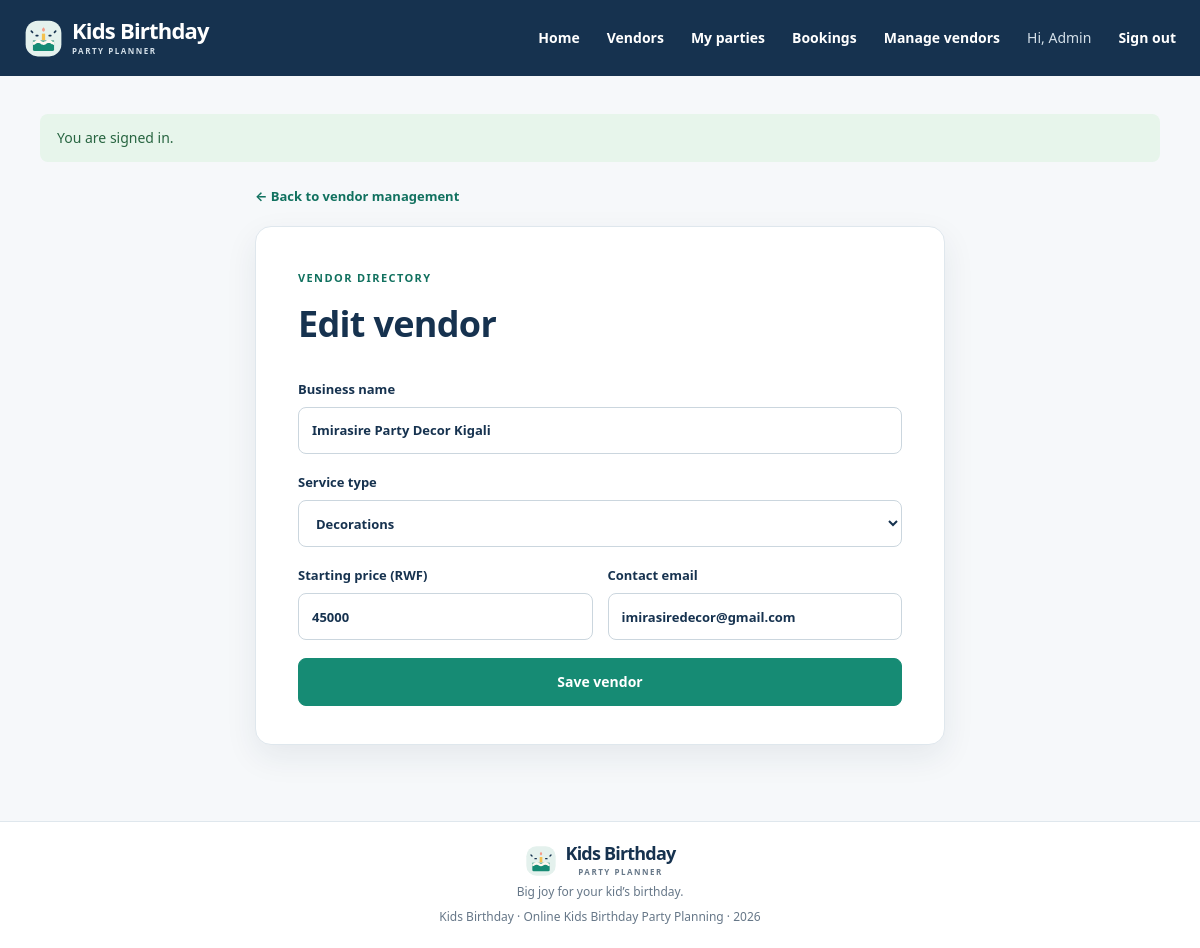
Screenshot of /index.php?r=vendors/edit&id=2 (signed in) with the database file from the repository.
### tables this page shows
CREATE TABLE IF NOT EXISTS users (
    user_id INT UNSIGNED NOT NULL AUTO_INCREMENT,
    username VARCHAR(80) NOT NULL,
    email VARCHAR(190) NOT NULL,
    password_hash VARCHAR(255) NOT NULL,
    role ENUM('parent', 'admin') NOT NULL DEFAULT 'parent',
    created_at TIMESTAMP NOT NULL DEFAULT CURRENT_TIMESTAMP,
    PRIMARY KEY (user_id),
    UNIQUE KEY uq_users_email (email)
);

CREATE TABLE IF NOT EXISTS vendors (
    vendor_id INT UNSIGNED NOT NULL AUTO_INCREMENT,
    name VARCHAR(120) NOT NULL,
    service_type ENUM('Cake', 'Decorations', 'Entertainment', 'Photography') NOT NULL,
    price DECIMAL(7,0) UNSIGNED NOT NULL,
    contact_email VARCHAR(190) NOT NULL,
    PRIMARY KEY (vendor_id),
    KEY idx_vendors_service_type (service_type),
    KEY idx_vendors_name (name)
);

### app/Core/helpers.php (called while the page is built, shortened)
<?php
function db(): PDO
{
    return Database::connection();
}
function e($value): string
{
    return htmlspecialchars((string) $value, ENT_QUOTES | ENT_SUBSTITUTE, 'UTF-8');
}
function form_value(string $key, $default = ''): string
{
    return is_scalar($default) || $default === null ? (string) $default : '';
}
function current_user(): ?array
{
    return $_SESSION['user'] ?? null;
}
function render(string $view, array $data = []): void
{
    extract($data, EXTR_SKIP);
    $viewFile = __DIR__ . '/../Views/' . $view . '.php';
    require __DIR__ . '/../Views/layout/header.php';
    require $viewFile;
    require __DIR__ . '/../Views/layout/footer.php';
}
function take_flashes(): array
{
    $messages = $_SESSION['flash'] ?? [];
    return $messages;
}
function request_id(): int
{
    return filter_input(INPUT_GET, 'id', FILTER_VALIDATE_INT) ?: 0;
}

### app/Controllers/VendorController.php (called while the page is built, shortened)
<?php
final class VendorController
{
    public static function edit(): void
    {
        $vendor = Vendor::find(request_id());
        render('vendors/form', ['title' => 'Edit vendor', 'vendor' => $vendor, 'errors' => []]);
    }
}

### config/database.php (called while the page is built)
<?php
return [
    'host' => getenv('DB_HOST') ?: '127.0.0.1',
    'port' => getenv('DB_PORT') ?: '3306',
    'database' => getenv('DB_NAME') ?: 'kids_party_planner',
    'username' => getenv('DB_USER') ?: 'root',
    'password' => getenv('DB_PASS') !== false ? getenv('DB_PASS') : '',
    'charset' => 'utf8mb4',
];

### app/Core/Database.php (called while the page is built, shortened)
<?php
final class Database
{
    private static ?PDO $connection = null;
    public static function connection(): PDO
    {
        if (self::$connection === null) {
            $config = require dirname(__DIR__, 2) . '/config/database.php';
            $dsn = sprintf(
                'mysql:host=%s;port=%s;dbname=%s;charset=%s',
                $config['host'],
                $config['port'],
                $config['database'],
                $config['charset']
            );
            self::$connection = new PDO($dsn, $config['username'], $config['password'], [
                PDO::ATTR_ERRMODE => PDO::ERRMODE_EXCEPTION,
                PDO::ATTR_DEFAULT_FETCH_MODE => PDO::FETCH_ASSOC,
                PDO::ATTR_EMULATE_PREPARES => false,
            ]);
        }
        return self::$connection;
    }
}

### app/Models/User.php (called while the page is built, shortened)
<?php
final class User
{
    public static function find(int $id): ?array
    {
        $statement = db()->prepare('SELECT user_id, username, email, role, created_at FROM users WHERE user_id = ?');
        $statement->execute([$id]);
        $user = $statement->fetch();
        return $user ?: null;
    }
}

### app/bootstrap.php (called while the page is built, shortened)
<?php
require_once __DIR__ . '/Core/Database.php';
require_once __DIR__ . '/Core/helpers.php';
require_once __DIR__ . '/Models/User.php';
require_once __DIR__ . '/Models/Vendor.php';
require_once __DIR__ . '/Controllers/VendorController.php';
if (!empty($_SESSION['user'])) {
    $sessionUser = User::find((int) $_SESSION['user']['user_id']);
}

### app/Models/Vendor.php (called while the page is built, shortened)
<?php
final class Vendor
{
    public static function find(int $id): ?array
    {
        $statement = db()->prepare('SELECT vendor_id, name, service_type, price, contact_email FROM vendors WHERE vendor_id = ?');
        $statement->execute([$id]);
        $vendor = $statement->fetch();
        return $vendor ?: null;
    }
}

### app/Views/vendors/form.php (the view, shortened to what this page needs)
<?php $formData = $values ?? $vendor ?? []; $editing = !empty($vendor); ?>
<section class="narrow-section">
    <a class="back-link" href="index.php?r=vendors/manage">← Back to vendor management</a>
    <div class="form-panel panel-wide">
        <span class="eyebrow">VENDOR DIRECTORY</span><h1><?= $editing ? 'Edit vendor' : 'Add a vendor' ?></h1>
        <form method="post" action="index.php?r=vendors/<?= $editing ? 'update' : 'store' ?>" class="stack-form" data-client-validation>
            <label>Business name<input type="text" name="name" value="<?= e(form_value('name', $formData['name'] ?? '')) ?>" required minlength="2" maxlength="120"></label>
            <label>Service type<select name="service_type" required>
                <?php foreach (Vendor::SERVICE_TYPES as $type): ?>
                    <option value="<?= e($type) ?>" <?= form_value('service_type', $formData['service_type'] ?? '') === $type ? 'selected' : '' ?>><?= e($type) ?></option>
                <?php endforeach; ?>
            </select></label>
            <div class="form-row">
                <label>Starting price (RWF)<input type="number" name="price" value="<?= e(form_value('price', $formData['price'] ?? '')) ?>" required min="0" max="9999999" step="1"></label>
                <label>Contact email<input type="email" name="contact_email" value="<?= e(form_value('contact_email', $formData['contact_email'] ?? '')) ?>" required maxlength="190"></label>
            </div>
            <button class="button" type="submit"><?= $editing ? 'Save vendor' : 'Add vendor' ?></button>
        </form>
    </div>
</section>

### app/Views/layout/header.php (shortened to what this page needs)
<?php $flashes = take_flashes(); ?>
<!doctype html>
<html lang="en">
<head>
    <link rel="stylesheet" href="assets/css/style.css?v=2">
</head>
<body>
<header class="site-header">
    <div class="nav-wrap">
        <a class="brand" href="index.php?r=home" aria-label="Kids Birthday home">
            <img class="brand-mark" src="assets/images/birthday-mark.svg" alt="">
            <span class="brand-copy"><span class="brand-name">Kids Birthday</span><span class="brand-caption">PARTY PLANNER</span></span>
        </a>
        <nav class="main-nav" id="main-navigation" aria-label="Main navigation">
            <a href="index.php?r=home">Home</a>
            <a href="index.php?r=vendors">Vendors</a>
            <?php if (current_user()): ?>
                <a href="index.php?r=parties">My parties</a>
                <a href="index.php?r=bookings">Bookings</a>
                <?php if (current_user()['role'] === 'admin'): ?>
                    <a href="index.php?r=vendors/manage">Manage vendors</a>
                <?php endif; ?>
                <a class="nav-user" href="index.php?r=profile" title="Your profile">Hi, <?= e(current_user()['role'] === 'admin' ? 'Admin' : current_user()['username']) ?></a>
                <form class="nav-logout" method="post" action="index.php?r=logout">
                    <button class="link-button" type="submit">Sign out</button>
                </form>
            <?php else: ?>
                <a href="index.php?r=login">Sign in</a>
                <a class="button button-small" href="index.php?r=register">Get started</a>
            <?php endif; ?>
        </nav>
    </div>
</header>
<main class="main-content" id="main-content">
    <?php foreach ($flashes as $flash): ?>
        <div class="flash flash-<?= e($flash['type']) ?>" role="status"><?= e($flash['message']) ?></div>
    <?php endforeach; ?>

### assets/css/style.css (style rules this page uses)
:root { --ink: #16324f; --muted: #667788; --accent: #168b74; --accent-dark: #11715f; --accent-soft: #e5f2ee; --peach: #fce9dc; --mint: #e4f1ed; --cream: #f6f8fa; --line: #dfe7ed; --white: #fff; --shadow: 0 12px 32px rgba(22, 50, 79, .08); font-family: system-ui, -apple-system, BlinkMacSystemFont, "Segoe UI", sans-serif; color: var(--ink); background: var(--cream); font-synthesis: none; text-rendering: optimizeLegibility; }
* { box-sizing: border-box; font-style: normal; }
body { margin: 0; background: var(--cream); font-size: 15px; line-height: 1.55; }
a { color: var(--accent-dark); text-decoration: none; }
button, input, select { font: inherit; }
button, select { cursor: pointer; }
.main-content { width: min(1120px, calc(100% - 48px)); min-height: calc(100vh - 180px); margin: 0 auto; padding: 38px 0 76px; }
.site-header { position: sticky; z-index: 20; top: 0; background: var(--ink); color: white; }
.nav-wrap { width: min(1200px, calc(100% - 48px)); height: 76px; margin: auto; display: flex; justify-content: space-between; align-items: center; }
.brand { display: inline-flex; align-items: center; gap: 9px; color: var(--ink); font-size: 22px; font-weight: 700; letter-spacing: -.8px; }
.site-header .brand { color: white; }
.site-header .brand-caption { color: #d4e0e9; }
.brand-mark { display: block; width: 39px; height: 39px; object-fit: contain; }
.brand-copy { display: grid; gap: 4px; }
.brand-name { line-height: 1; }
.brand-caption { color: var(--muted); font-size: 8px; font-weight: 700; letter-spacing: 1.5px; }
.main-nav { display: flex; align-items: center; gap: 27px; font-size: 14px; font-weight: 600; }
.main-nav > a:not(.button), .main-nav .link-button { color: white; }
.nav-user { color: #d4e0e9; font-weight: 500; }
.main-nav > a.nav-user { color: #d4e0e9; }
.nav-logout { margin: 0; }
.link-button { padding: 0; border: 0; background: transparent; font-size: inherit; font-weight: 600; }
.button { display: inline-flex; min-height: 48px; align-items: center; justify-content: center; gap: 14px; padding: 0 22px; border: 1px solid var(--accent); border-radius: 8px; background: var(--accent); color: white; font-size: 14px; font-weight: 700; transition: .2s ease; }
.flash { margin: 0 auto 20px; padding: 13px 17px; border-radius: 8px; font-size: 14px; }
.flash-success { background: #e7f5eb; color: #286541; }
.eyebrow { color: var(--accent-dark); font-size: 11px; font-weight: 700; letter-spacing: 1.4px; }
h1, h2, h3, p { margin-top: 0; }
h1, h2 { font-family: inherit; letter-spacing: -.7px; }
.narrow-section { max-width: 690px; margin: 0 auto; }
.back-link { display: inline-block; margin: 4px 0 20px; font-size: 13px; font-weight: 700; }
.form-panel { padding: 34px; border: 1px solid var(--line); border-radius: 16px; background: white; box-shadow: var(--shadow); }
.panel-wide { padding: 38px 42px; }
.form-panel h1 { margin: 8px 0 8px; font-size: 36px; }
.stack-form { display: grid; gap: 18px; margin-top: 24px; }
.stack-form label { display: grid; gap: 8px; color: var(--ink); font-size: 13px; font-weight: 600; }
.stack-form input, .stack-form select, .inline-form select { width: 100%; min-height: 47px; padding: 10px 13px; border: 1px solid #cbd6de; border-radius: 8px; outline: none; background: white; color: var(--ink); }
.form-row { display: grid; grid-template-columns: 1fr 1fr; gap: 15px; }
.form-panel .stack-form { margin-top: 27px; }

### rows the page displays
users: role "Admin"
vendors: name "Imirasire Party Decor Kigali", price "45000", contact_email "imirasiredecor@gmail.com"

### other values shown
$flash['message'] "You are signed in."
form field service_type "Decorations"
